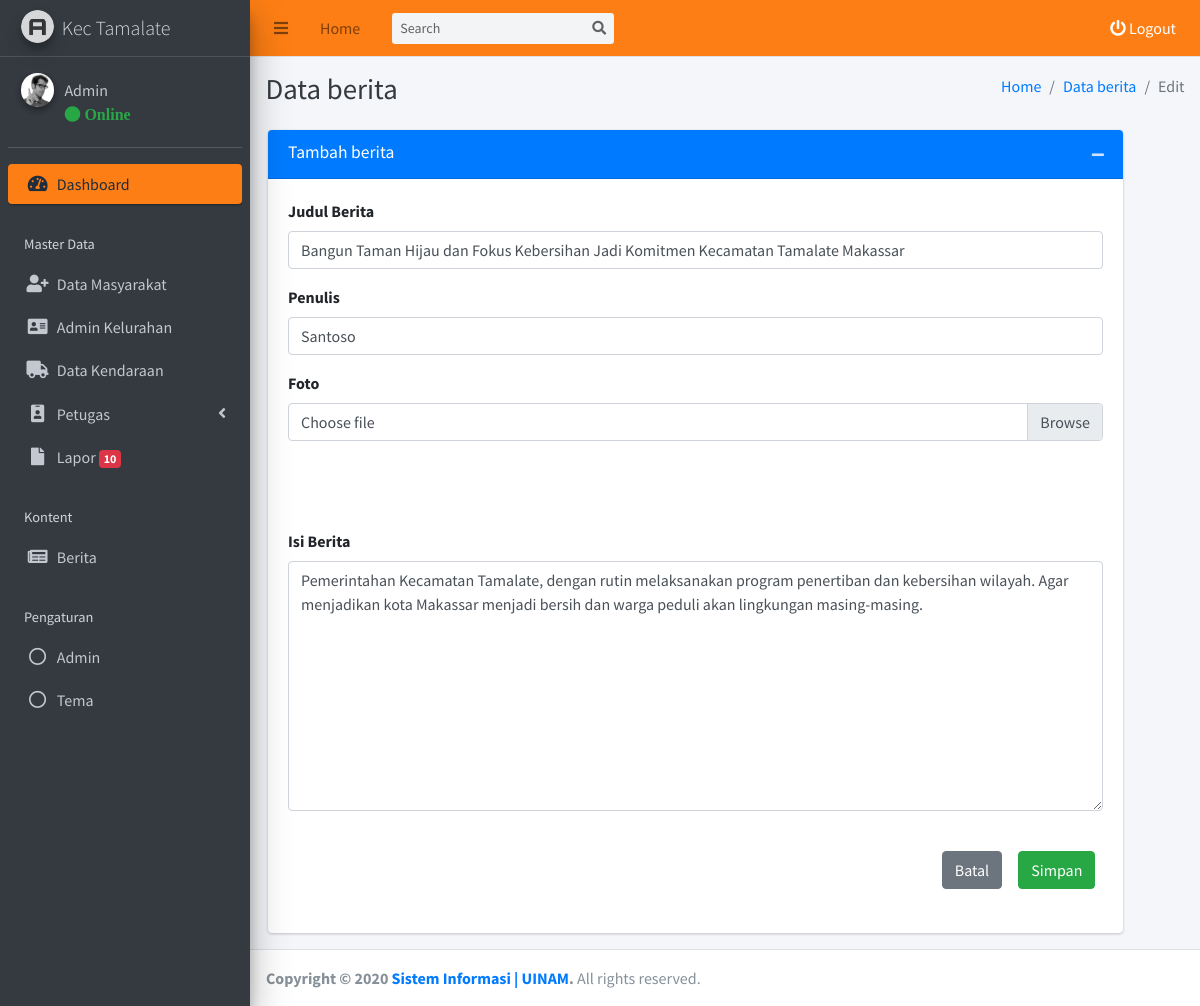
Page /kecamatan/admin/berita/edit.php?id_berita=1 (signed in) on the committed database.
### tables this page shows
CREATE TABLE `tb_akun_kecamatan` (
  `id_akun_kecamatan` int(11) NOT NULL,
  `nama_akun_kecamatan` varchar(255) NOT NULL,
  `username_akun_kecamatan` varchar(255) NOT NULL,
  `password_akun_kecamatan` varchar(255) NOT NULL,
  `foto_akun_kecamatan` varchar(255) NOT NULL,
  `status_akun_kecamatan` varchar(255) NOT NULL
);

CREATE TABLE `tb_berita` (
  `id_berita` int(11) NOT NULL,
  `judul_berita` varchar(255) NOT NULL,
  `isi_berita` text NOT NULL,
  `foto_berita` varchar(255) NOT NULL,
  `penulis_berita` varchar(255) NOT NULL,
  `created_at` timestamp NULL DEFAULT NULL,
  `update_at` timestamp NOT NULL DEFAULT current_timestamp()
);

### kecamatan/admin/berita/edit.php (the view, shortened to what this page needs)
<?php
require_once '../template/header/header.php';
$id_berita = $_GET['id_berita'];
$result = mysqli_query($conn, "SELECT * FROM tb_berita WHERE id_berita = '$id_berita'");
$dta = mysqli_fetch_assoc($result);
?>
  <div class="content-wrapper">
    <div class="content-header">
      <div class="container-fluid">
        <div class="row mb-2">
          <div class="col-sm-6">
            <h1 class="m-0 text-dark">Data berita</h1>
          </div>
          <div class="col-sm-6">
            <ol class="breadcrumb float-sm-right">
              <li class="breadcrumb-item"><a href="../">Home</a></li>
              <li class="breadcrumb-item"><a href="../berita/data.php">Data berita</a></li>
              <li class="breadcrumb-item active">Edit</li>
            </ol>
          </div>
        </div>
      </div>
    </div>
    <section class="content">
      <div class="row">
        <div class="col-md-11" style="left: 10px">
          <div class="card card-primary">
            <div class="card-header">
              <h3 class="card-title">Tambah berita</h3>
              <div class="card-tools">
                <button type="button" class="btn btn-tool" data-card-widget="collapse" data-toggle="tooltip" title="Collapse">
                  <i class="fas fa-minus"></i></button>
              </div>
            </div>
            <form method="POST" action="controller.php" enctype="multipart/form-data">
            <div class="card-body">
              <div class="form-group">
                <label for="inputName">Judul Berita</label>
                <input type="text" value="<?= $dta['judul_berita'] ?>" id="judul_berita" name="judul_berita"class="form-control">
              </div>
              <div class="form-group">
                <label for="inputName">Penulis</label>
                <input type="text" id="penulis_berita" value="<?= $dta['penulis_berita'] ?>" name="penulis_berita"class="form-control">
              </div>
              <div class="form-group">
                    <label for="customFile">Foto</label>
                    <div class="custom-file">
                      <label class="custom-file-label" for="foto_berita">Choose file</label>
                    </div>
                  </div>
                  <br>
                  <br>
                  <br>
              <div class="form-group">
                <label for="inputName">Isi Berita</label>
                <textarea class="form-control"  name="isi_berita" rows="200" placeholder="Enter ..." style="margin-top: 0px; margin-bottom: 0px; height: 250px;"><?= $dta['isi_berita'] ?></textarea>
              </div>
              <div class="col-12">
              <button type="submit" name="edit_berita" class="btn btn-success float-right" style="margin-top: 3% ; margin-left: 2%;">Simpan</button>
              <a href="/pelaporan-sampah/kecamatan/admin/berita/data.php" class="btn btn-secondary float-right" style="margin-top: 3% ;">Batal</a>
            </div>
            </form>
            </div>
            <br>
          </div>
        </div>
      </div>
    </div>
<?php
require '../template/footer/footer.php';
?>

### kecamatan/admin/template/header/header.php (shortened to what this page needs)
<?php
require('../../../koneksi.php');
$get_id_session = $_SESSION['get_id_kecamatan'];
$query_header_akun = mysqli_query($conn, "SELECT * FROM tb_akun_kecamatan WHERE id_akun_kecamatan = '$get_id_session'");
$get_data_akun = mysqli_fetch_assoc($query_header_akun);
$nama_header = $get_data_akun['nama_akun_kecamatan'];
?>
<!DOCTYPE html>
<html>
<head>
  <link rel="stylesheet" href="../../../assets/plugins/fontawesome-free/css/all.min.css">
  <link rel="stylesheet" href="../../../assets/plugins/summernote/summernote-bs4.css">
  <link rel="stylesheet" href="../../../assets/plugins/ekko-lightbox/ekko-lightbox.css">
  <link rel="stylesheet" href="https://code.ionicframework.com/ionicons/2.0.1/css/ionicons.min.css">
  <link rel="stylesheet" href="../../../assets/plugins/tempusdominus-bootstrap-4/css/tempusdominus-bootstrap-4.min.css">
  <link rel="stylesheet" href="../../../assets/plugins/datatables-bs4/css/dataTables.bootstrap4.min.css">
  <link rel="stylesheet" href="../../../assets/plugins/datatables-responsive/css/responsive.bootstrap4.min.css">
  <link href="https://cdn.jsdelivr.net/gh/gitbrent/bootstrap-switch-button@1.1.0/css/bootstrap-switch-button.min.css" rel="stylesheet">
  <link rel="stylesheet" href="../../../assets/dist/css/adminlte.min.css">
  <link rel="stylesheet" href="../../../assets/plugins/overlayScrollbars/css/OverlayScrollbars.min.css">
</head>
<body class="hold-transition sidebar-mini layout-fixed">
<div class="wrapper">
  <nav class="main-header navbar navbar-expand navbar-orange navbar-light">
    <ul class="navbar-nav">
      <li class="nav-item">
        <a class="nav-link" data-widget="pushmenu" href="#" role="button"><i class="fas fa-bars"></i></a>
      </li>
      <li class="nav-item d-none d-sm-inline-block">
        <a href="../index.php" class="nav-link">Home</a>
      </li>
    </ul>
    <form class="form-inline ml-3">
      <div class="input-group input-group-sm">
        <input class="form-control form-control-navbar" type="search" placeholder="Search" aria-label="Search">
        <div class="input-group-append">
          <button class="btn btn-navbar" type="submit">
            <i class="fas fa-search"></i>
          </button>
        </div>
      </div>
    </form>
    <ul class="navbar-nav ml-auto">
      <li class="nav-item">
        <a style="color: white;" class="nav-link" data-toggle="modal" data-target="#modal-default"  href="" role="button">
          <i class="fas fa fa-power-off" style="color: white;"></i> Logout
        </a>
      </li>
    </ul>
  </nav>
  <aside class="main-sidebar sidebar-dark-orange elevation-5">
    <a href="../index.php" class="brand-link">
      <img src="../../../assets/dist/img/AdminLTELogo.png" alt="Logo Kabupaten Soppeng" class="brand-image img-circle elevation-3"
           style="opacity: .8">
      <span class="brand-text font-weight-light">Kec Tamalate</span>
    </a>
    <div class="sidebar">
      <div class="user-panel mt-3 pb-3 mb-3 d-flex">
        <div class="image">
          <img src="../../../assets/dist/img/user2-160x160.jpg" class="img-circle elevation-2" alt="User Image">
        </div>
        <div class="info">
          <a href="#" class="d-block"><?= $nama_header ?></a>
          <a href="#"<i class="fa fa-circle text-success"></i> Online</a>
        </div>
      </div>
      <nav class="mt-2">
        <ul class="nav nav-pills nav-sidebar flex-column" data-widget="treeview" role="menu" data-accordion="false">
          <li class="nav-item has-treeview menu-open">
            <a href="../" class="nav-link active">
              <i class="nav-icon fas fa-tachometer-alt"></i>
              <p>
                Dashboard
              </p>
            </a>
          </li>
          <li class="nav-header">Master Data</li>
          <li class="nav-item">
            <a href="../masyarakat/data.php" class="nav-link">
              <i class="nav-icon fa fa-user-plus"></i>
              <p>
                Data Masyarakat
              </p>
            </a>
          </li>
          <li class="nav-item">
            <a href="../admin-kelurahan/data.php" class="nav-link">
              <i class="nav-icon fa fa-address-card"></i>
              <p>
                Admin Kelurahan
              </p>
            </a>
          </li>
          <li class="nav-item">
            <a href="../kendaraan/data.php" class="nav-link">
              <i class="nav-icon fa fa-truck"></i>
              <p>
                Data Kendaraan
              </p>
            </a>
          </li>
          <li class="nav-item">
            <a href="" class="nav-link">
              <i class="nav-icon fa fa-id-badge"></i>
              <p>
                Petugas
                <i class="fas fa-angle-left right"></i>
              </p>
            </a>
          </li>
          <li class="nav-item">
          <?php
            $laporan = mysqli_query($conn, "SELECT * FROM tb_laporan WHERE staus_laporan = 'New'");
            $row_laporan = mysqli_num_rows($laporan);
            $row_laporan_final = $row_laporan;
          ?>
            <a href="#" class="nav-link">
              <i class="far fa fa-file nav-icon"></i>
              <p>
                Lapor
                <span class="badge badge-danger"><?= $row_laporan_final ?></span>
              </p>
            </a>
          </li>
          <li class="nav-header">Kontent</li>
          <li class="nav-item">
            <a href="../berita/data.php" class="nav-link">
              <i class="far fa fa-newspaper nav-icon"></i>
              <p>
                Berita
              </p>
            </a>
          </li>
          <li class="nav-header">Pengaturan</li>
          <li class="nav-item">
            <a href="../user/data.php" class="nav-link">
              <i class="far fa-circle nav-icon"></i>
              <p>
                Admin
              </p>
            </a>
          </li>
          <li class="nav-item">
            <a class="nav-link" data-widget="control-sidebar" data-slide="true" href="#" role="button">
              <i class="far fa-circle nav-icon"></i>
              <p>
                Tema
              </p>
            </a>
          </li>
          <li class="nav-header"></li>
          <li class="nav-header"></li>
        </ul>
      </nav>
    </div>
  </aside>

### rows in the picture
tb_akun_kecamatan: nama_akun_kecamatan "Admin"
tb_berita: judul_berita "Bangun Taman Hijau dan Fokus Kebersihan Jadi Komitmen Kecamatan Tamalate Makassar", penulis_berita "Santoso", isi_berita "Pemerintahan Kecamatan Tamalate, dengan rutin melaksanakan program penertiban dan kebersihan wilayah. Agar menjadikan kota Makassar menjadi bersih dan warga peduli akan lingkungan masing-masing."

### other values in the picture
$row_laporan_final "10"
